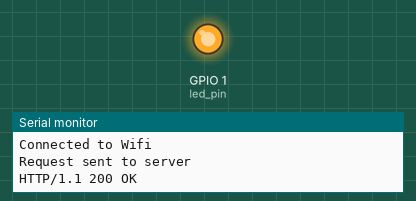
This sketch was run on a simulated ESP32. Parts: output pins drawn as LEDs (lit = HIGH), the last lines printed to the serial monitor. WiFi joins after 1.5 s; servers stay silent unless stated; uploads are accepted with an empty reply.

Above: at 4.8 s.
At 10.1 s:
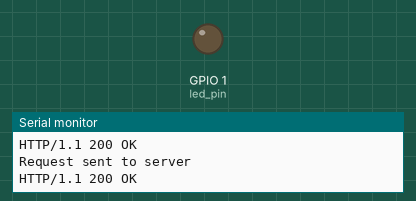
Timing chart, 0 to 15.7 s (numbered marks = the images above):
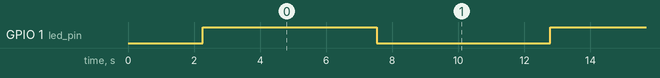

Measured:
- by itself, GPIO 1 (led_pin): alternates HIGH for 5.3 s and LOW for 5.3 s

The sketch:

espcode.ino
```cpp
#include <WiFi.h>

char ssid[] = "Starlink Of Rain";
char psw[] = "Rainigeria.";
const char* flask_server_ip = "192.168.1.56";
int led_pin = 1;
void setup() {
  Serial.begin(115200);
  WiFi.begin(ssid,psw);
  while(WiFi.status()!= WL_CONNECTED){
    delay(1000);
    Serial.println("Connecting to Wifi .....");
  }
  Serial.println("Connected to Wifi");
  pinMode(led_pin,OUTPUT);
  digitalWrite(led_pin,LOW);

}

void loop() {
  if (request_to_server(flask_server_ip, "/toggle")) {
    delay(5000);
  }
}

bool request_to_server(const char* server, const char* endpoint) {
  WiFiClient client;

  if (!client.connect(server, 5000)) {
    Serial.println("Failed to connect to the given server");
    return false;
  }
  client.print("POST ");
  client.print(endpoint);
  client.println(" HTTP/1.1");
  client.println("Host: " + String(server));
  client.println("Connection: close");
  client.println();

  Serial.println("Request sent to server");
  while (client.connected()) {
    if (client.available()) {
      String response = client.readStringUntil('\r');
      Serial.println(response);
      if (response.indexOf("200 OK") != -1) {
        int led_state = digitalRead(led_pin);
        digitalWrite(led_pin, !led_state);
        return true;
      }
    }
  }

  Serial.println("Server did not respond properly");
  return false;
}
```
